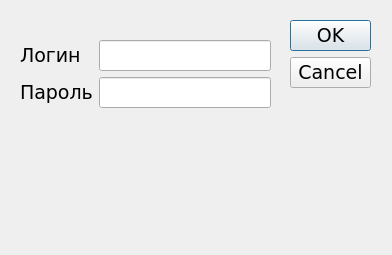
<?xml version="1.0" encoding="UTF-8"?>
<ui version="4.0">
 <class>ChildDialog</class>
 <widget class="QDialog" name="ChildDialog">
  <property name="geometry">
   <rect>
    <x>0</x>
    <y>0</y>
    <width>392</width>
    <height>255</height>
   </rect>
  </property>
  <property name="font">
   <font>
    <family>Verdana</family>
    <pointsize>14</pointsize>
   </font>
  </property>
  <property name="windowTitle">
   <string>Dialog</string>
  </property>
  <widget class="QDialogButtonBox" name="buttonBox">
   <property name="geometry">
    <rect>
     <x>290</x>
     <y>20</y>
     <width>81</width>
     <height>241</height>
    </rect>
   </property>
   <property name="orientation">
    <enum>Qt::Vertical</enum>
   </property>
   <property name="standardButtons">
    <set>QDialogButtonBox::Cancel|QDialogButtonBox::Ok</set>
   </property>
  </widget>
  <widget class="QWidget" name="formLayoutWidget">
   <property name="geometry">
    <rect>
     <x>20</x>
     <y>40</y>
     <width>251</width>
     <height>80</height>
    </rect>
   </property>
   <layout class="QFormLayout" name="formLayout">
    <item row="0" column="1">
     <widget class="QLineEdit" name="loginEdit"/>
    </item>
    <item row="0" column="0">
     <widget class="QLabel" name="label">
      <property name="text">
       <string>Логин</string>
      </property>
     </widget>
    </item>
    <item row="1" column="1">
     <widget class="QLineEdit" name="passwordEdit"/>
    </item>
    <item row="1" column="0">
     <widget class="QLabel" name="label_2">
      <property name="text">
       <string>Пароль</string>
      </property>
     </widget>
    </item>
   </layout>
  </widget>
 </widget>
 <resources/>
 <connections>
  <connection>
   <sender>buttonBox</sender>
   <signal>accepted()</signal>
   <receiver>ChildDialog</receiver>
   <slot>accept()</slot>
   <hints>
    <hint type="sourcelabel">
     <x>248</x>
     <y>254</y>
    </hint>
    <hint type="destinationlabel">
     <x>157</x>
     <y>274</y>
    </hint>
   </hints>
  </connection>
  <connection>
   <sender>buttonBox</sender>
   <signal>rejected()</signal>
   <receiver>ChildDialog</receiver>
   <slot>reject()</slot>
   <hints>
    <hint type="sourcelabel">
     <x>316</x>
     <y>260</y>
    </hint>
    <hint type="destinationlabel">
     <x>286</x>
     <y>274</y>
    </hint>
   </hints>
  </connection>
 </connections>
</ui>
